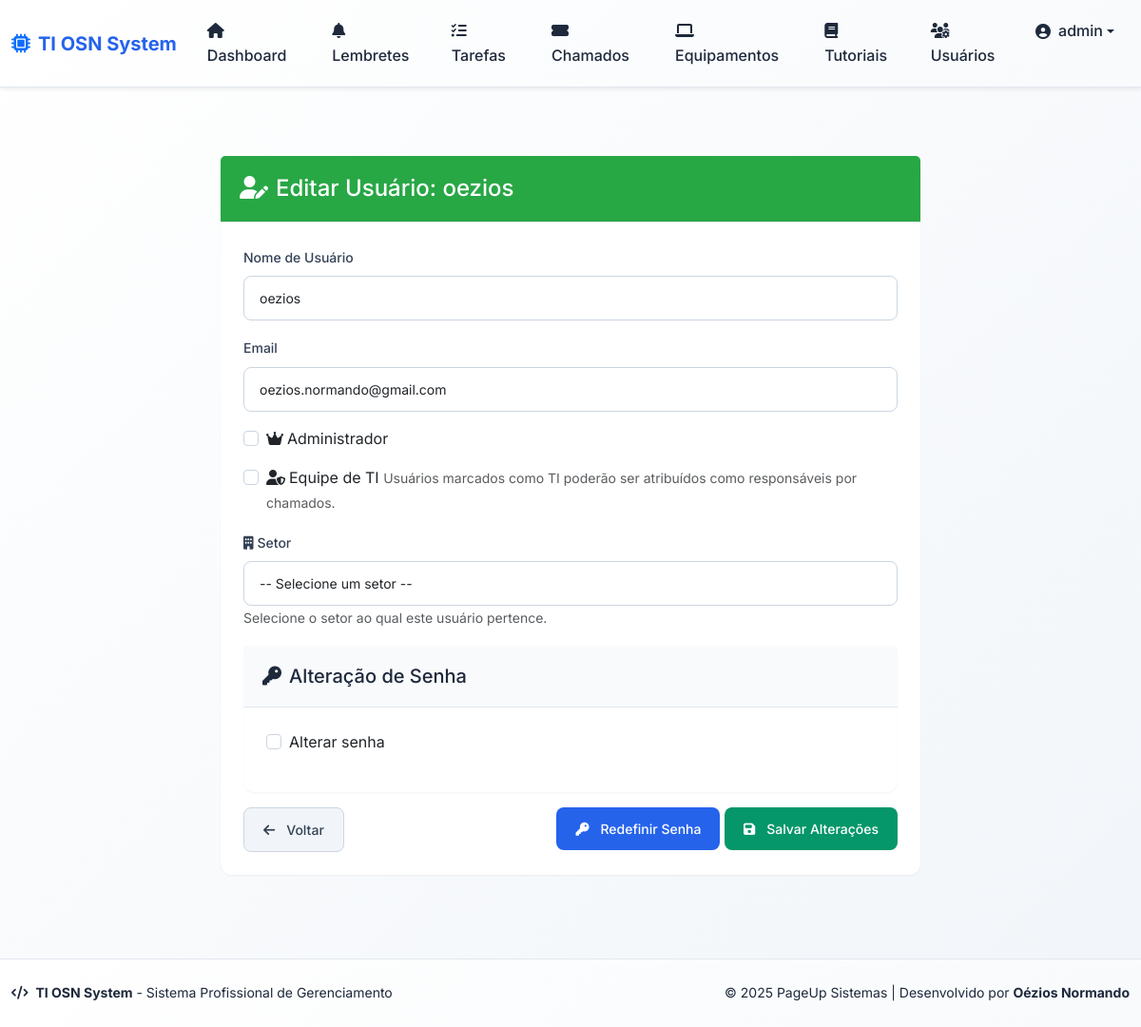
The page /admin/users/edit/1 (signed in) on the database its author committed.
### app/models.py (models this page shows, shortened)
class User(db.Model):
    id = db.Column(db.Integer, primary_key=True)
    username = db.Column(db.String(64), unique=True, nullable=False)
    email = db.Column(db.String(120), unique=True, nullable=False)
    password_hash = db.Column(db.String(128), nullable=False)
    is_admin = db.Column(db.Boolean, default=False)
    is_ti = db.Column(db.Boolean, default=False)  # Indica se o usuário é da equipe de TI
    ativo = db.Column(db.Boolean, default=True)  # Para ativação/desativação
    sector_id = db.Column(db.Integer, db.ForeignKey('sector.id'), nullable=True)
    sector = db.relationship('Sector', backref='usuarios')
    reminders = db.relationship('Reminder', backref='usuario', lazy=True)
    tasks = db.relationship('Task', backref='usuario', lazy=True)
    reset_token = db.Column(db.String(100), nullable=True)
    reset_token_expiry = db.Column(db.DateTime, nullable=True)

### app/routes.py (the view, shortened to what this page needs)
@bp.route('/admin/users/edit/<int:id>', methods=['GET', 'POST'])
@login_required
@admin_required
def edit_user(id):
    from .models import User, Sector
    from .forms import UserEditForm
    user = User.query.get_or_404(id)
    form = UserEditForm(obj=user)
    if user.sector_id:
        form.sector_id.data = user.sector_id
    if user.id == session.get('user_id'):
        form.is_admin.data = True  # Garante que o admin não remova seus próprios privilégios
    return render_template('edit_user.html', form=form, user=user)

### app/forms.py (shortened to what this page needs)
class UserEditForm(FlaskForm):
    username = StringField('Nome de Usuário', validators=[DataRequired()])
    email = StringField('Email', validators=[DataRequired()])
    is_admin = BooleanField('É Administrador')
    is_ti = BooleanField('É da Equipe de TI')
    sector_id = SelectField('Setor', coerce=int, validators=[Optional()], choices=[])
    change_password = BooleanField('Alterar Senha')
    new_password = PasswordField('Nova Senha', validators=[
        Optional(),
        Length(min=6, message='A senha deve ter pelo menos 6 caracteres')
    ])
    confirm_password = PasswordField('Confirmar Nova Senha', validators=[
        Optional(),
        EqualTo('new_password', message='As senhas não conferem')
    ])
    submit = SubmitField('Salvar Alterações')
    def __init__(self, *args, **kwargs):
        super(UserEditForm, self).__init__(*args, **kwargs)
        from .models import Sector
        self.sector_id.choices = [(0, '-- Selecione um setor --')] + [(s.id, s.name) for s in Sector.query.order_by('name').all()]

### app/auth_utils.py (called while the page is built)
def login_required(f):
    @wraps(f)
    def decorated_function(*args, **kwargs):
        if 'user_id' not in session:
            return redirect(url_for('auth.login', need_login=True))
        from .models import User
        user = User.query.get(session['user_id'])
        if user and not user.ativo:
            session.clear()
            flash('Seu acesso foi desativado pelo administrador.', 'danger')
            return redirect(url_for('auth.login'))
        return f(*args, **kwargs)
    return decorated_function

### app/routes.py (called while the page is built)
def admin_required(f):
    @wraps(f)
    def decorated_function(*args, **kwargs):
        if not session.get('is_admin'):
            flash('Acesso restrito ao administrador.', 'danger')
            return redirect(url_for('main.index'))
        return f(*args, **kwargs)
    return decorated_function

### app/templates/edit_user.html (shortened to what this page needs)
{% extends 'base.html' %}
{% block content %}
<div class="container mt-4">
    <div class="row justify-content-center">
        <div class="col-md-8">
            <div class="card">
                <div class="card-header bg-success text-white">
                    <h4 class="mb-0"><i class="fas fa-user-edit me-2"></i>Editar Usuário: {{ user.username }}</h4>
                </div>
                <div class="card-body">
                    <form method="POST" action="{{ url_for('main.edit_user', id=user.id) }}">
                        <div class="mb-3">
                            <label class="form-label">Nome de Usuário</label>
                            {{ form.username(class="form-control" + (" is-invalid" if form.username.errors else "")) }}
                        </div>
                        <div class="mb-3">
                            <label class="form-label">Email</label>
                            {{ form.email(class="form-control" + (" is-invalid" if form.email.errors else "")) }}
                        </div>
                        <div class="mb-3 form-check">
                            {{ form.is_admin(class="form-check-input" + (" is-invalid" if form.is_admin.errors else "")) }}
                            <label class="form-check-label" for="{{ form.is_admin.id }}">
                                <i class="fas fa-crown me-1"></i>Administrador
                            </label>
                        </div>
                        <div class="mb-3 form-check">
                            {{ form.is_ti(class="form-check-input" + (" is-invalid" if form.is_ti.errors else "")) }}
                            <label class="form-check-label" for="{{ form.is_ti.id }}">
                                <i class="fas fa-user-shield me-1"></i>Equipe de TI
                            </label>
                            <small class="form-text text-muted">Usuários marcados como TI poderão ser atribuídos como responsáveis por chamados.</small>
                        </div>
                        <div class="mb-3">
                            <label class="form-label">
                                <i class="fas fa-building me-1"></i>Setor
                            </label>
                            {{ form.sector_id(class="form-select" + (" is-invalid" if form.sector_id.errors else "")) }}
                            <small class="form-text text-muted">Selecione o setor ao qual este usuário pertence.</small>
                        </div>
                        <div class="card mb-3">
                            <div class="card-header">
                                <h5 class="mb-0"><i class="fas fa-key me-2"></i>Alteração de Senha</h5>
                            </div>
                            <div class="card-body">
                                <div class="mb-3 form-check">
                                    {{ form.change_password(class="form-check-input", onchange="togglePasswordFields()") }}
                                    <label class="form-check-label" for="{{ form.change_password.id }}">
                                        Alterar senha
                                    </label>
                                </div>
                            </div>
                        </div>
                        <div class="d-flex justify-content-between">
                            <div>
                                <a href="{{ url_for('main.users_admin') }}" class="btn btn-secondary">
                                    <i class="fas fa-arrow-left me-1"></i> Voltar
                                </a>
                            </div>
                            <div>
                                <form method="POST" action="{{ url_for('main.reset_user_password', id=user.id) }}" class="d-inline me-2">
                                    <button type="submit" class="btn btn-primary"
                                        onclick="return confirm('Tem certeza que deseja redefinir a senha deste usuário? Uma nova senha será gerada e exibida na tela.');">
                                        <i class="fas fa-key me-1"></i> Redefinir Senha
                                    </button>
                                </form>
                                <button type="submit" class="btn btn-success">
                                    <i class="fas fa-save me-1"></i> Salvar Alterações
                                </button>
                            </div>
                        </div>
                    </form>
                </div>
            </div>
        </div>
    </div>
</div>
{% endblock %}

### app/templates/base.html (shortened to what this page needs)
<!DOCTYPE html>
<html lang="pt-BR" data-theme="light">
<head>
    <link href="https://cdn.jsdelivr.net/npm/bootstrap@5.3.2/dist/css/bootstrap.min.css" rel="stylesheet">
    <link rel="stylesheet" href="https://cdnjs.cloudflare.com/ajax/libs/font-awesome/6.4.0/css/all.min.css">
    <link rel="stylesheet" href="{{ url_for('static', filename='style.css') }}">
</head>
<body class="d-flex flex-column min-vh-100">
{% if session.get('user_id') %}
<nav class="navbar navbar-expand-lg shadow-sm mb-4">
  <div class="container-fluid">
    <a class="navbar-brand d-flex align-items-center" href="{{ url_for('main.index') }}">
      <i class="fas fa-microchip me-2 text-primary"></i>
      <span class="fw-bold">TI OSN System</span>
    </a>
    <div class="collapse navbar-collapse" id="navbarNav">
      <ul class="navbar-nav me-auto">
        <li class="nav-item">
          <a class="nav-link {% if request.endpoint == 'main.index' %}active{% endif %}" href="{{ url_for('main.index') }}">
            <i class="fas fa-home me-1"></i> Dashboard
          </a>
        </li>
        <li class="nav-item">
          <a class="nav-link {% if request.endpoint == 'main.reminders' %}active{% endif %}" href="{{ url_for('main.reminders') }}">
            <i class="fas fa-bell me-1"></i> Lembretes
          </a>
        </li>
        <li class="nav-item">
          <a class="nav-link {% if request.endpoint == 'main.tasks' %}active{% endif %}" href="{{ url_for('main.tasks') }}">
            <i class="fas fa-tasks me-1"></i> Tarefas
          </a>
        </li>
        <li class="nav-item">
          <a class="nav-link {% if request.endpoint == 'main.listar_chamados' %}active{% endif %}" href="{{ url_for('main.listar_chamados') }}">
            <i class="fas fa-ticket-alt me-1"></i> Chamados
          </a>
        </li>
        <li class="nav-item">
          <a class="nav-link {% if request.endpoint == 'main.list_equipment' %}active{% endif %}" href="{{ url_for('main.list_equipment') }}">
            <i class="fas fa-laptop me-1"></i> Equipamentos
          </a>
        </li>
        <li class="nav-item">
          <a class="nav-link {% if request.endpoint == 'main.listar_tutoriais' %}active{% endif %}" href="{{ url_for('main.listar_tutoriais') }}">
            <i class="fas fa-book me-1"></i> Tutoriais
          </a>
        </li>
      </ul>
      <ul class="navbar-nav">
        {% if session.get('is_admin') %}
        <li class="nav-item">
          <a class="nav-link {% if request.endpoint == 'main.users_admin' %}active{% endif %}" href="{{ url_for('main.users_admin') }}">
            <i class="fas fa-users-cog me-1"></i> Usuários
          </a>
        </li>
        {% endif %}
        <li class="nav-item dropdown">
          <a class="nav-link dropdown-toggle d-flex align-items-center" href="#" role="button" data-bs-toggle="dropdown">
            <i class="fas fa-user-circle me-2"></i>
            <span class="d-none d-md-inline">{{ session['username'] }}</span>
          </a>
        </li>
      </ul>
    </div>
  </div>
</nav>
{% endif %}
<main class="main-content flex-grow-1">
  <div class="container-fluid py-4">
    {% block content %}{% endblock %}
  </div>
</main>
<footer class="footer mt-auto">
  <div class="container-fluid">
    <div class="row align-items-center">
      <div class="col-md-6">
        <p class="mb-0">
          <i class="fas fa-code me-1"></i>
          <strong>TI OSN System</strong> - Sistema Profissional de Gerenciamento
        </p>
      </div>
      <div class="col-md-6 text-md-end">
        <p class="mb-0">
          &copy; 2025 PageUp Sistemas |
          Desenvolvido por <strong>Oézios Normando</strong>
        </p>
      </div>
    </div>
  </div>
</footer>
</body>
</html>

### app/static/style.css (style rules this page uses)
* { margin: 0; padding: 0; box-sizing: border-box; }
:root { --primary: #2563eb; --primary-hover: #1d4ed8; --primary-light: #eff6ff; --secondary: #64748b; --success: #059669; --success-hover: #047857; --danger: #dc2626; --warning: #d97706; --info: #0284c7; --light: #f8fafc; --dark: #0f172a; --gray-50: #f8fafc; --gray-100: #f1f5f9; --gray-200: #e2e8f0; --gray-300: #cbd5e1; --gray-400: #94a3b8; --gray-500: #64748b; --gray-600: #475569; --gray-700: #334155; --gray-800: #1e293b; --gray-900: #0f172a; --font-family: 'Inter', -apple-system, BlinkMacSystemFont, 'Segoe UI', Roboto, sans-serif; --font-size-xs: 0.75rem; --font-size-sm: 0.875rem; --font-size-base: 1rem; --font-size-lg: 1.125rem; --font-size-xl: 1.25rem; --font-size-2xl: 1.5rem; --font-size-3xl: 1.875rem; --spacing-1: 0.25rem; --spacing-2: 0.5rem; --spacing-3: 0.75rem; --spacing-4: 1rem; --spacing-5: 1.25rem; --spacing-6: 1.5rem; --spacing-8: 2rem; --spacing-12: 3rem; --spacing-16: 4rem; --border-radius: 0.5rem; --border-radius-lg: 0.75rem; --border-radius-xl: 1rem; --shadow-sm: 0 1px 2px 0 rgba(0, 0, 0, 0.05); --shadow: 0 1px 3px 0 rgba(0, 0, 0, 0.1), 0 1px 2px 0 rgba(0, 0, 0, 0.06); --shadow-md: 0 4px 6px -1px rgba(0, 0, 0, 0.1), 0 2px 4px -1px rgba(0, 0, 0, 0.06); --shadow-lg: 0 10px 15px -3px rgba(0, 0, 0, 0.1), 0 4px 6px -2px rgba(0, 0, 0, 0.05); --shadow-xl: 0 20px 25px -5px rgba(0, 0, 0, 0.1), 0 10px 10px -5px rgba(0, 0, 0, 0.04); --transition: all 0.2s cubic-bezier(0.4, 0, 0.2, 1); --transition-fast: all 0.15s cubic-bezier(0.4, 0, 0.2, 1); }
html { height: 100%; scroll-behavior: smooth; }
body { font-family: var(--font-family); background: linear-gradient(135deg, #ffffff 0%, #f8fafc 50%, #f1f5f9 100%); color: var(--gray-900); line-height: 1.6; min-height: 100vh; display: flex; flex-direction: column; }
.main-content { flex: 1; padding-bottom: var(--spacing-16); }
.footer { background: linear-gradient(135deg, #ffffff 0%, #f8fafc 100%); border-top: 1px solid var(--gray-200); margin-top: auto; padding: var(--spacing-6) 0; font-size: var(--font-size-sm); color: var(--gray-800); box-shadow: var(--shadow-sm); }
.navbar { background: linear-gradient(135deg, #ffffff 0%, #f8fafc 100%) !important; backdrop-filter: blur(10px); border-bottom: 1px solid var(--gray-200); box-shadow: var(--shadow-md); }
.navbar-brand { font-weight: 700; font-size: var(--font-size-xl); color: var(--primary) !important; }
.nav-link { font-weight: 500; color: var(--gray-800) !important; padding: var(--spacing-3) var(--spacing-4) !important; border-radius: var(--border-radius); transition: var(--transition); }
.card { border: none; border-radius: var(--border-radius-lg); box-shadow: var(--shadow-sm); transition: var(--transition); background: white; }
.card-header { background: var(--gray-50); border-bottom: 1px solid var(--gray-200); border-radius: var(--border-radius-lg) var(--border-radius-lg) 0 0; padding: var(--spacing-5); font-weight: 600; color: var(--gray-800); }
.card-body { padding: var(--spacing-6); }
.btn { font-weight: 500; border-radius: var(--border-radius); padding: var(--spacing-3) var(--spacing-5); font-size: var(--font-size-sm); transition: var(--transition); border: none; cursor: pointer; display: inline-flex; align-items: center; justify-content: center; gap: var(--spacing-2); text-decoration: none; min-height: 2.5rem; }
.btn-primary { background: var(--primary); color: white; }
.btn-success { background: var(--success); color: white; }
.btn-secondary { background: var(--gray-100); color: var(--gray-700); border: 1px solid var(--gray-300); }
.form-control { border: 1px solid var(--gray-300); border-radius: var(--border-radius); padding: var(--spacing-3) var(--spacing-4); font-size: var(--font-size-sm); transition: var(--transition); background: white; min-height: 2.5rem; }
.form-label { font-weight: 500; color: var(--gray-700); margin-bottom: var(--spacing-2); font-size: var(--font-size-sm); }
.form-select { border: 1px solid var(--gray-300); border-radius: var(--border-radius); padding: var(--spacing-3) var(--spacing-4); font-size: var(--font-size-sm); background: white; min-height: 2.5rem; }
.form-check-input { border: 1px solid var(--gray-300); margin-top: 0.25em; }
.text-primary { color: var(--primary); }
.text-muted { color: var(--gray-500); }
.bg-success { background-color: #28a745 !important; }

### rows shown on the page
User: username "admin"
User: username "oezios", email "oezios.normando@gmail.com", sector_id "-- Selecione um setor --"
